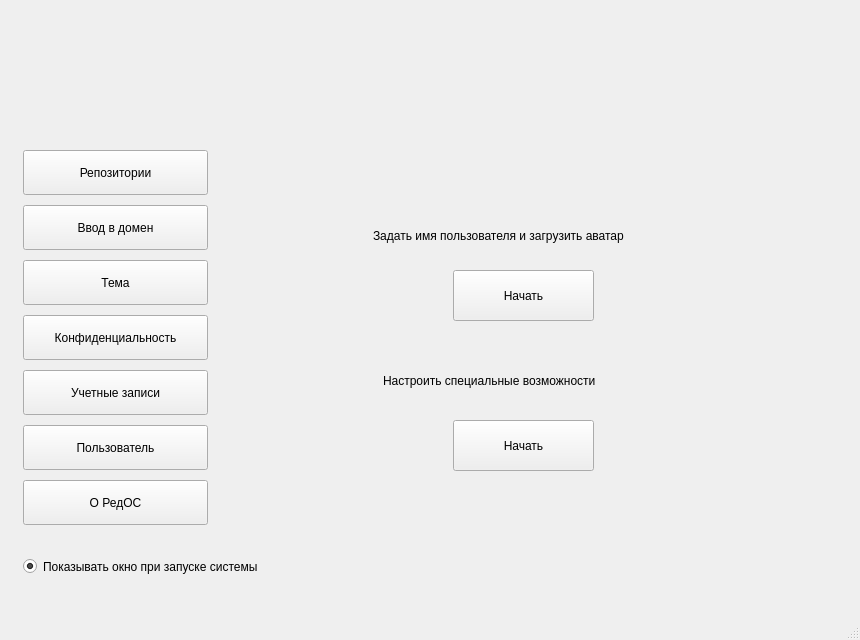
<?xml version="1.0" encoding="UTF-8"?>
<ui version="4.0">
 <class>MainWindow</class>
 <widget class="QMainWindow" name="MainWindow">
  <property name="geometry">
   <rect>
    <x>0</x>
    <y>0</y>
    <width>860</width>
    <height>640</height>
   </rect>
  </property>
  <property name="minimumSize">
   <size>
    <width>860</width>
    <height>640</height>
   </size>
  </property>
  <property name="maximumSize">
   <size>
    <width>860</width>
    <height>640</height>
   </size>
  </property>
  <property name="windowTitle">
   <string>MainWindow</string>
  </property>
  <widget class="QWidget" name="centralwidget">
   <widget class="QPushButton" name="click_repo">
    <property name="geometry">
     <rect>
      <x>23</x>
      <y>150</y>
      <width>185</width>
      <height>45</height>
     </rect>
    </property>
    <property name="text">
     <string>Репозитории</string>
    </property>
   </widget>
   <widget class="QLabel" name="redos_icon">
    <property name="geometry">
     <rect>
      <x>23</x>
      <y>30</y>
      <width>120</width>
      <height>50</height>
     </rect>
    </property>
    <property name="text">
     <string/>
    </property>
    <property name="pixmap">
     <pixmap>logo.png</pixmap>
    </property>
    <property name="scaledContents">
     <bool>true</bool>
    </property>
   </widget>
   <widget class="QPushButton" name="click_domain">
    <property name="geometry">
     <rect>
      <x>23</x>
      <y>205</y>
      <width>185</width>
      <height>45</height>
     </rect>
    </property>
    <property name="text">
     <string>Ввод в домен</string>
    </property>
   </widget>
   <widget class="QPushButton" name="click_conf">
    <property name="geometry">
     <rect>
      <x>23</x>
      <y>315</y>
      <width>185</width>
      <height>45</height>
     </rect>
    </property>
    <property name="text">
     <string>Конфиденциальность</string>
    </property>
   </widget>
   <widget class="QPushButton" name="click_theme">
    <property name="geometry">
     <rect>
      <x>23</x>
      <y>260</y>
      <width>185</width>
      <height>45</height>
     </rect>
    </property>
    <property name="text">
     <string>Тема</string>
    </property>
   </widget>
   <widget class="QPushButton" name="click_user">
    <property name="geometry">
     <rect>
      <x>23</x>
      <y>425</y>
      <width>185</width>
      <height>45</height>
     </rect>
    </property>
    <property name="text">
     <string>Пользователь</string>
    </property>
   </widget>
   <widget class="QPushButton" name="click_account">
    <property name="geometry">
     <rect>
      <x>23</x>
      <y>370</y>
      <width>185</width>
      <height>45</height>
     </rect>
    </property>
    <property name="text">
     <string>Учетные записи</string>
    </property>
   </widget>
   <widget class="QPushButton" name="click_info">
    <property name="geometry">
     <rect>
      <x>23</x>
      <y>480</y>
      <width>185</width>
      <height>45</height>
     </rect>
    </property>
    <property name="text">
     <string>О РедОС</string>
    </property>
   </widget>
   <widget class="QStackedWidget" name="stackedWidget">
    <property name="geometry">
     <rect>
      <x>233</x>
      <y>130</y>
      <width>605</width>
      <height>415</height>
     </rect>
    </property>
    <property name="currentIndex">
     <number>6</number>
    </property>
    <widget class="QWidget" name="home">
     <widget class="QLabel" name="home_label">
      <property name="geometry">
       <rect>
        <x>210</x>
        <y>130</y>
        <width>141</width>
        <height>61</height>
       </rect>
      </property>
      <property name="text">
       <string>Welcome!</string>
      </property>
     </widget>
    </widget>
    <widget class="QWidget" name="page_repo">
     <widget class="QPushButton" name="repo_upload">
      <property name="geometry">
       <rect>
        <x>90</x>
        <y>80</y>
        <width>89</width>
        <height>25</height>
       </rect>
      </property>
      <property name="text">
       <string>Загрузить</string>
      </property>
     </widget>
     <widget class="QToolButton" name="repo_choose_file">
      <property name="geometry">
       <rect>
        <x>50</x>
        <y>80</y>
        <width>26</width>
        <height>24</height>
       </rect>
      </property>
      <property name="text">
       <string>...</string>
      </property>
     </widget>
     <widget class="QLabel" name="repo_label">
      <property name="geometry">
       <rect>
        <x>50</x>
        <y>20</y>
        <width>321</width>
        <height>41</height>
       </rect>
      </property>
      <property name="text">
       <string>Выбери сертификат и нажми на &quot;Загрузить&quot;</string>
      </property>
     </widget>
     <zorder>repo_label</zorder>
     <zorder>repo_upload</zorder>
     <zorder>repo_choose_file</zorder>
    </widget>
    <widget class="QWidget" name="page_domain">
     <widget class="QWidget" name="formLayoutWidget">
      <property name="geometry">
       <rect>
        <x>20</x>
        <y>20</y>
        <width>501</width>
        <height>301</height>
       </rect>
      </property>
      <layout class="QFormLayout" name="formLayout">
       <property name="horizontalSpacing">
        <number>15</number>
       </property>
       <property name="verticalSpacing">
        <number>20</number>
       </property>
       <item row="0" column="0">
        <widget class="QLabel" name="inpl_comp_name">
         <property name="text">
          <string>Имя компьютера</string>
         </property>
        </widget>
       </item>
       <item row="0" column="1">
        <widget class="QLineEdit" name="inp_comp_name"/>
       </item>
       <item row="1" column="0">
        <widget class="QLabel" name="inpl_dn">
         <property name="text">
          <string>Доменное имя</string>
         </property>
        </widget>
       </item>
       <item row="1" column="1">
        <widget class="QLineEdit" name="inp_dn"/>
       </item>
       <item row="2" column="0">
        <widget class="QLabel" name="inpl_dip">
         <property name="text">
          <string>IP домена</string>
         </property>
        </widget>
       </item>
       <item row="2" column="1">
        <widget class="QLineEdit" name="inp_dip"/>
       </item>
       <item row="3" column="0">
        <widget class="QLabel" name="inpl_admn">
         <property name="text">
          <string>Имя администратора домена</string>
         </property>
        </widget>
       </item>
       <item row="3" column="1">
        <widget class="QLineEdit" name="inp_admn"/>
       </item>
       <item row="4" column="0">
        <widget class="QLabel" name="inpl_admp">
         <property name="text">
          <string>Пароль администратора</string>
         </property>
        </widget>
       </item>
       <item row="4" column="1">
        <widget class="QLineEdit" name="inp_admp"/>
       </item>
       <item row="5" column="1">
        <widget class="QPushButton" name="save_domain">
         <property name="text">
          <string>Сохранить</string>
         </property>
        </widget>
       </item>
      </layout>
      <zorder>inp_admp</zorder>
      <zorder>inp_admn</zorder>
      <zorder>inpl_dip</zorder>
      <zorder>inp_dip</zorder>
      <zorder>inpl_dn</zorder>
      <zorder>inpl_admn</zorder>
      <zorder>inp_dn</zorder>
      <zorder>inp_comp_name</zorder>
      <zorder>inpl_admp</zorder>
      <zorder>inpl_comp_name</zorder>
      <zorder>save_domain</zorder>
     </widget>
    </widget>
    <widget class="QWidget" name="page_theme">
     <widget class="QLabel" name="theme_label">
      <property name="geometry">
       <rect>
        <x>140</x>
        <y>180</y>
        <width>201</width>
        <height>41</height>
       </rect>
      </property>
      <property name="text">
       <string>Нажми для выбора темы:</string>
      </property>
     </widget>
     <widget class="QPushButton" name="theme_btn">
      <property name="geometry">
       <rect>
        <x>330</x>
        <y>180</y>
        <width>121</width>
        <height>41</height>
       </rect>
      </property>
      <property name="text">
       <string>Темы</string>
      </property>
     </widget>
    </widget>
    <widget class="QWidget" name="page_conf">
     <widget class="QWidget" name="formLayoutWidget_4">
      <property name="geometry">
       <rect>
        <x>40</x>
        <y>150</y>
        <width>441</width>
        <height>80</height>
       </rect>
      </property>
      <layout class="QFormLayout" name="formLayout_4">
       <item row="0" column="0">
        <widget class="QLabel" name="send_report">
         <property name="text">
          <string>Отправлять отчеты: </string>
         </property>
        </widget>
       </item>
       <item row="0" column="1">
        <widget class="QRadioButton" name="send_auto">
         <property name="text">
          <string>Автоматически</string>
         </property>
        </widget>
       </item>
       <item row="1" column="1">
        <widget class="QRadioButton" name="send_not">
         <property name="text">
          <string>Не отправлять</string>
         </property>
        </widget>
       </item>
      </layout>
      <zorder>send_not</zorder>
      <zorder>send_auto</zorder>
      <zorder>send_report</zorder>
     </widget>
     <widget class="QCheckBox" name="check_geo">
      <property name="geometry">
       <rect>
        <x>40</x>
        <y>70</y>
        <width>231</width>
        <height>23</height>
       </rect>
      </property>
      <property name="text">
       <string>Включить местоположение</string>
      </property>
     </widget>
    </widget>
    <widget class="QWidget" name="page_account">
     <widget class="QPushButton" name="gnome_account">
      <property name="geometry">
       <rect>
        <x>220</x>
        <y>210</y>
        <width>141</width>
        <height>51</height>
       </rect>
      </property>
      <property name="text">
       <string>Начать</string>
      </property>
     </widget>
     <widget class="QLabel" name="account_label">
      <property name="geometry">
       <rect>
        <x>190</x>
        <y>140</y>
        <width>201</width>
        <height>71</height>
       </rect>
      </property>
      <property name="text">
       <string>Добавить онлайн аккаунты</string>
      </property>
     </widget>
    </widget>
    <widget class="QWidget" name="page_user">
     <widget class="QLabel" name="user_label">
      <property name="geometry">
       <rect>
        <x>140</x>
        <y>70</y>
        <width>341</width>
        <height>71</height>
       </rect>
      </property>
      <property name="text">
       <string>Задать имя пользователя и загрузить аватар</string>
      </property>
     </widget>
     <widget class="QPushButton" name="gnome_user">
      <property name="geometry">
       <rect>
        <x>220</x>
        <y>140</y>
        <width>141</width>
        <height>51</height>
       </rect>
      </property>
      <property name="text">
       <string>Начать</string>
      </property>
     </widget>
     <widget class="QLabel" name="user_labelsp">
      <property name="geometry">
       <rect>
        <x>150</x>
        <y>220</y>
        <width>281</width>
        <height>61</height>
       </rect>
      </property>
      <property name="text">
       <string>Настроить специальные возможности</string>
      </property>
     </widget>
     <widget class="QPushButton" name="gnome_special">
      <property name="geometry">
       <rect>
        <x>220</x>
        <y>290</y>
        <width>141</width>
        <height>51</height>
       </rect>
      </property>
      <property name="text">
       <string>Начать</string>
      </property>
     </widget>
    </widget>
    <widget class="QWidget" name="page_info">
     <widget class="QLabel" name="purchase_title">
      <property name="geometry">
       <rect>
        <x>20</x>
        <y>0</y>
        <width>511</width>
        <height>41</height>
       </rect>
      </property>
      <property name="text">
       <string>Приобретение РЕД ОС и коммерческое партнёрство</string>
      </property>
     </widget>
     <widget class="QLabel" name="purchase_email">
      <property name="geometry">
       <rect>
        <x>20</x>
        <y>40</y>
        <width>131</width>
        <height>21</height>
       </rect>
      </property>
      <property name="mouseTracking">
       <bool>true</bool>
      </property>
      <property name="text">
       <string> redos@red-soft.ru</string>
      </property>
      <property name="openExternalLinks">
       <bool>true</bool>
      </property>
      <property name="textInteractionFlags">
       <set>Qt::TextBrowserInteraction</set>
      </property>
     </widget>
     <widget class="QLabel" name="partner_title">
      <property name="geometry">
       <rect>
        <x>20</x>
        <y>70</y>
        <width>511</width>
        <height>41</height>
       </rect>
      </property>
      <property name="text">
       <string>Технологическое партнёрство и обучение РЕД ОС</string>
      </property>
     </widget>
     <widget class="QLabel" name="partner_email">
      <property name="geometry">
       <rect>
        <x>20</x>
        <y>110</y>
        <width>151</width>
        <height>21</height>
       </rect>
      </property>
      <property name="text">
       <string>partner@red-soft.ru</string>
      </property>
      <property name="openExternalLinks">
       <bool>true</bool>
      </property>
     </widget>
     <widget class="QLabel" name="suppoer_title">
      <property name="geometry">
       <rect>
        <x>20</x>
        <y>140</y>
        <width>511</width>
        <height>41</height>
       </rect>
      </property>
      <property name="text">
       <string>Техническая поддержка</string>
      </property>
     </widget>
     <widget class="QLabel" name="title_email">
      <property name="geometry">
       <rect>
        <x>20</x>
        <y>180</y>
        <width>201</width>
        <height>21</height>
       </rect>
      </property>
      <property name="text">
       <string>redos.support@red-soft.ru</string>
      </property>
      <property name="openExternalLinks">
       <bool>true</bool>
      </property>
     </widget>
     <widget class="QLabel" name="resource_link">
      <property name="geometry">
       <rect>
        <x>20</x>
        <y>250</y>
        <width>421</width>
        <height>21</height>
       </rect>
      </property>
      <property name="text">
       <string>https://redos.red-soft.ru/informational-resources-red-soft/</string>
      </property>
      <property name="openExternalLinks">
       <bool>true</bool>
      </property>
      <property name="textInteractionFlags">
       <set>Qt::LinksAccessibleByKeyboard|Qt::LinksAccessibleByMouse|Qt::TextBrowserInteraction|Qt::TextSelectableByKeyboard|Qt::TextSelectableByMouse</set>
      </property>
     </widget>
     <widget class="QLabel" name="resource_title">
      <property name="geometry">
       <rect>
        <x>20</x>
        <y>210</y>
        <width>511</width>
        <height>41</height>
       </rect>
      </property>
      <property name="text">
       <string>Информационные ресурсы</string>
      </property>
     </widget>
     <widget class="QLabel" name="phone_title">
      <property name="geometry">
       <rect>
        <x>20</x>
        <y>290</y>
        <width>511</width>
        <height>41</height>
       </rect>
      </property>
      <property name="text">
       <string>Телефон  8 (800) 200-48-02</string>
      </property>
     </widget>
    </widget>
   </widget>
   <widget class="QRadioButton" name="autostart">
    <property name="geometry">
     <rect>
      <x>23</x>
      <y>555</y>
      <width>321</width>
      <height>23</height>
     </rect>
    </property>
    <property name="text">
     <string>Показывать окно при запуске системы</string>
    </property>
    <property name="checked">
     <bool>true</bool>
    </property>
    <property name="autoExclusive">
     <bool>false</bool>
    </property>
   </widget>
   <widget class="QWidget" name="menu" native="true">
    <property name="geometry">
     <rect>
      <x>23</x>
      <y>130</y>
      <width>185</width>
      <height>415</height>
     </rect>
    </property>
   </widget>
   <widget class="QWidget" name="top" native="true">
    <property name="geometry">
     <rect>
      <x>0</x>
      <y>0</y>
      <width>860</width>
      <height>20</height>
     </rect>
    </property>
   </widget>
   <widget class="QWidget" name="top2" native="true">
    <property name="geometry">
     <rect>
      <x>0</x>
      <y>0</y>
      <width>860</width>
      <height>90</height>
     </rect>
    </property>
   </widget>
   <zorder>top2</zorder>
   <zorder>menu</zorder>
   <zorder>click_repo</zorder>
   <zorder>click_domain</zorder>
   <zorder>click_conf</zorder>
   <zorder>click_theme</zorder>
   <zorder>click_user</zorder>
   <zorder>click_account</zorder>
   <zorder>click_info</zorder>
   <zorder>stackedWidget</zorder>
   <zorder>autostart</zorder>
   <zorder>top</zorder>
   <zorder>redos_icon</zorder>
  </widget>
  <widget class="QStatusBar" name="statusbar"/>
  <action name="actionNew">
   <property name="text">
    <string>New</string>
   </property>
   <property name="statusTip">
    <string>Create a new file</string>
   </property>
  </action>
  <action name="actionOpen">
   <property name="text">
    <string>Open</string>
   </property>
   <property name="statusTip">
    <string>Open a file</string>
   </property>
  </action>
  <action name="actionWrite">
   <property name="text">
    <string>Write</string>
   </property>
  </action>
 </widget>
 <resources/>
 <connections/>
</ui>
